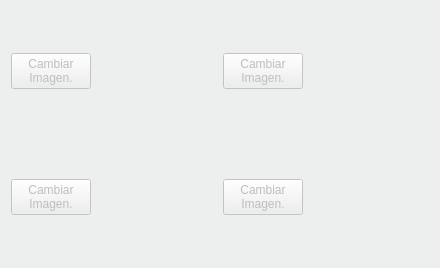
        <widget class="QWidget" name="tab_7">
         <property name="styleSheet">
          <string notr="true">background-color: #ecefed;</string>
         </property>
         <attribute name="title">
          <string>Imagenes Artículo</string>
         </attribute>
         <layout class="QGridLayout" name="gridLayout_14">
          <item row="0" column="0">
           <widget class="QPushButton" name="botCambiarImagen">
            <property name="enabled">
             <bool>false</bool>
            </property>
            <property name="text">
             <string>Cambiar
Imagen.</string>
            </property>
           </widget>
          </item>
          <item row="0" column="1">
           <widget class="QLabel" name="lblImagenArticulo">
            <property name="sizePolicy">
             <sizepolicy hsizetype="Preferred" vsizetype="Preferred">
              <horstretch>255</horstretch>
              <verstretch>255</verstretch>
             </sizepolicy>
            </property>
            <property name="minimumSize">
             <size>
              <width>120</width>
              <height>120</height>
             </size>
            </property>
            <property name="maximumSize">
             <size>
              <width>256</width>
              <height>256</height>
             </size>
            </property>
            <property name="toolTip">
             <string>La imagen introducida debe tener los mismos pixels horizontales que verticales</string>
            </property>
            <property name="text">
             <string/>
            </property>
            <property name="pixmap">
             <pixmap resource="terra.qrc">:/Icons/PNG/paquete.png</pixmap>
            </property>
            <property name="scaledContents">
             <bool>true</bool>
            </property>
           </widget>
          </item>
          <item row="1" column="0">
           <widget class="QPushButton" name="botCambiarImagen_3">
            <property name="enabled">
             <bool>false</bool>
            </property>
            <property name="text">
             <string>Cambiar
Imagen.</string>
            </property>
           </widget>
          </item>
          <item row="1" column="1">
           <widget class="QLabel" name="lblImagenArticulo_3">
            <property name="sizePolicy">
             <sizepolicy hsizetype="Preferred" vsizetype="Preferred">
              <horstretch>255</horstretch>
              <verstretch>255</verstretch>
             </sizepolicy>
            </property>
            <property name="minimumSize">
             <size>
              <width>120</width>
              <height>120</height>
             </size>
            </property>
            <property name="maximumSize">
             <size>
              <width>256</width>
              <height>256</height>
             </size>
            </property>
            <property name="toolTip">
             <string>La imagen introducida debe tener los mismos pixels horizontales que verticales</string>
            </property>
            <property name="text">
             <string/>
            </property>
            <property name="pixmap">
             <pixmap resource="terra.qrc">:/Icons/PNG/paquete.png</pixmap>
            </property>
            <property name="scaledContents">
             <bool>true</bool>
            </property>
           </widget>
          </item>
          <item row="1" column="2">
           <widget class="QPushButton" name="botCambiarImagen_4">
            <property name="enabled">
             <bool>false</bool>
            </property>
            <property name="text">
             <string>Cambiar
Imagen.</string>
            </property>
           </widget>
          </item>
          <item row="0" column="2">
           <widget class="QPushButton" name="botCambiarImagen_2">
            <property name="enabled">
             <bool>false</bool>
            </property>
            <property name="text">
             <string>Cambiar
Imagen.</string>
            </property>
           </widget>
          </item>
          <item row="0" column="3">
           <widget class="QLabel" name="lblImagenArticulo_2">
            <property name="sizePolicy">
             <sizepolicy hsizetype="Preferred" vsizetype="Preferred">
              <horstretch>255</horstretch>
              <verstretch>255</verstretch>
             </sizepolicy>
            </property>
            <property name="minimumSize">
             <size>
              <width>120</width>
              <height>120</height>
             </size>
            </property>
            <property name="maximumSize">
             <size>
              <width>256</width>
              <height>256</height>
             </size>
            </property>
            <property name="toolTip">
             <string>La imagen introducida debe tener los mismos pixels horizontales que verticales</string>
            </property>
            <property name="text">
             <string/>
            </property>
            <property name="pixmap">
             <pixmap resource="terra.qrc">:/Icons/PNG/paquete.png</pixmap>
            </property>
            <property name="scaledContents">
             <bool>true</bool>
            </property>
           </widget>
          </item>
          <item row="1" column="3">
           <widget class="QLabel" name="lblImagenArticulo_4">
            <property name="sizePolicy">
             <sizepolicy hsizetype="Preferred" vsizetype="Preferred">
              <horstretch>255</horstretch>
              <verstretch>255</verstretch>
             </sizepolicy>
            </property>
            <property name="minimumSize">
             <size>
              <width>120</width>
              <height>120</height>
             </size>
            </property>
            <property name="maximumSize">
             <size>
              <width>256</width>
              <height>256</height>
             </size>
            </property>
            <property name="toolTip">
             <string>La imagen introducida debe tener los mismos pixels horizontales que verticales</string>
            </property>
            <property name="text">
             <string/>
            </property>
            <property name="pixmap">
             <pixmap resource="terra.qrc">:/Icons/PNG/paquete.png</pixmap>
            </property>
            <property name="scaledContents">
             <bool>true</bool>
            </property>
           </widget>
          </item>
         </layout>
        </widget>
